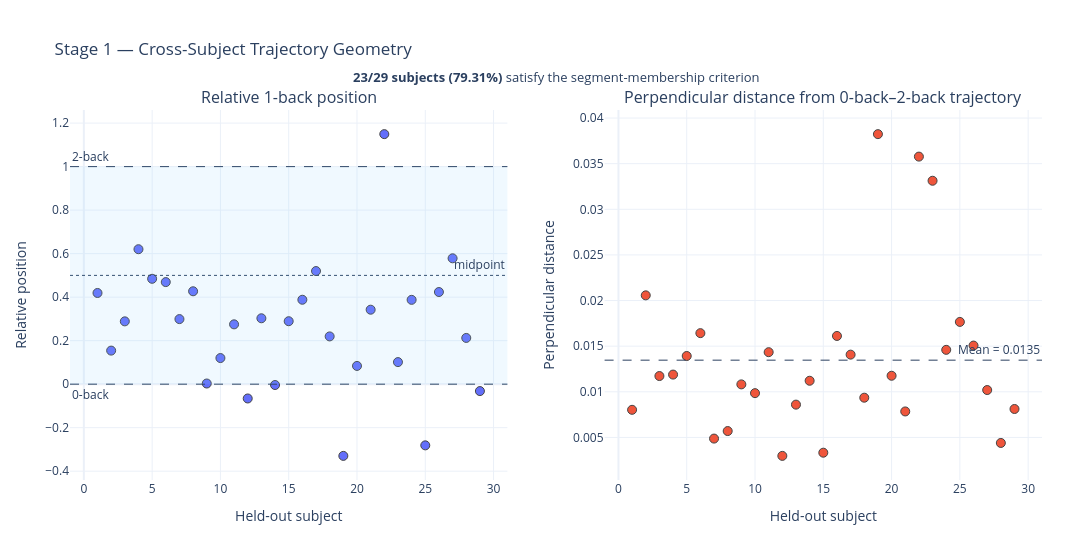

The code cell stored with this chart in its notebook:
### Code cell
# ============================================================
# STAGE 1 — PRIMARY TRAJECTORY GEOMETRY FIGURE
# Relative 1-back position + perpendicular distance
# ============================================================
from plotly.subplots import make_subplots

df = stage1_df.copy().sort_values("subject")

# ------------------------------------------------------------
# Primary criterion
# ------------------------------------------------------------

df["between_label"] = np.where(
    df["oneback_between"],
    "Between 0-back and 2-back",
    "Outside 0-back–2-back segment"
)

n_between = int(df["oneback_between"].sum())
n_total = len(df)
between_pct = 100 * n_between / n_total


# ============================================================
# FIGURE
# ============================================================

fig = make_subplots(
    rows=1,
    cols=2,
    subplot_titles=(
        "Relative 1-back position",
        "Perpendicular distance from 0-back–2-back trajectory"
    ),
    horizontal_spacing=0.10
)


# ============================================================
# PANEL A — RELATIVE POSITION
# ============================================================

fig.add_trace(
    go.Scatter(
        x=df["subject"],
        y=df["relative_1back_position"],
        mode="markers",
        marker=dict(
            size=9,
            line=dict(width=1)
        ),
        customdata=np.column_stack([
            df["oneback_between"],
            df["perpendicular_distance"],
            df["d01_d02"]
        ]),
        hovertemplate=(
            "<b>Subject %{x}</b><br>"
            "Relative position: %{y:.3f}<br>"
            "Between criterion: %{customdata[0]}<br>"
            "Perpendicular distance: %{customdata[1]:.4f}<br>"
            "d01/d02: %{customdata[2]:.3f}"
            "<extra></extra>"
        ),
        showlegend=False
    ),
    row=1,
    col=1
)

# Segment boundaries
fig.add_hline(
    y=0,
    line_dash="dash",
    line_width=1,
    annotation_text="0-back",
    annotation_position="bottom left",
    row=1,
    col=1
)

fig.add_hline(
    y=1,
    line_dash="dash",
    line_width=1,
    annotation_text="2-back",
    annotation_position="top left",
    row=1,
    col=1
)

# Midpoint reference
fig.add_hline(
    y=0.5,
    line_dash="dot",
    line_width=1,
    annotation_text="midpoint",
    annotation_position="top right",
    row=1,
    col=1
)

# Between-region shading
fig.add_hrect(
    y0=0,
    y1=1,
    fillcolor="LightSkyBlue",
    opacity=0.12,
    line_width=0,
    row=1,
    col=1
)


# ============================================================
# PANEL B — PERPENDICULAR DISTANCE
# ============================================================

fig.add_trace(
    go.Scatter(
        x=df["subject"],
        y=df["perpendicular_distance"],
        mode="markers",
        marker=dict(
            size=9,
            line=dict(width=1)
        ),
        customdata=np.column_stack([
            df["relative_1back_position"],
            df["oneback_between"]
        ]),
        hovertemplate=(
            "<b>Subject %{x}</b><br>"
            "Perpendicular distance: %{y:.4f}<br>"
            "Relative position: %{customdata[0]:.3f}<br>"
            "Between criterion: %{customdata[1]}"
            "<extra></extra>"
        ),
        showlegend=False
    ),
    row=1,
    col=2
)

# Mean reference
mean_perpendicular = df["perpendicular_distance"].mean()

fig.add_hline(
    y=mean_perpendicular,
    line_dash="dash",
    line_width=1,
    annotation_text=f"Mean = {mean_perpendicular:.4f}",
    annotation_position="top right",
    row=1,
    col=2
)


# ============================================================
# AXES
# ============================================================

fig.update_xaxes(
    title_text="Held-out subject",
    tickmode="linear",
    dtick=5,
    row=1,
    col=1
)

fig.update_xaxes(
    title_text="Held-out subject",
    tickmode="linear",
    dtick=5,
    row=1,
    col=2
)

fig.update_yaxes(
    title_text="Relative position",
    row=1,
    col=1
)

fig.update_yaxes(
    title_text="Perpendicular distance",
    row=1,
    col=2
)


# ============================================================
# ANNOTATION
# ============================================================

fig.add_annotation(
    x=0.5,
    y=1.12,
    xref="paper",
    yref="paper",
    text=(
        f"<b>{n_between}/{n_total} subjects ({between_pct:.2f}%)</b> "
        "satisfy the segment-membership criterion"
    ),
    showarrow=False,
    font=dict(size=13)
)


# ============================================================
# LAYOUT
# ============================================================

fig.update_layout(
    title="Stage 1 — Cross-Subject Trajectory Geometry",
    template="plotly_white",
    height=550,
    width=1250,
    margin=dict(t=110, l=70, r=50, b=70)
)

fig.show()


# ============================================================
# SAVE HIGH-QUALITY VECTOR FIGURE
# ============================================================

FIG_STAGE1_GEOMETRY = os.path.join(
    STAGE1_RESULTS_ROOT,
    "stage1_trajectory_geometry.pdf"
)

fig.write_image(
    FIG_STAGE1_GEOMETRY,
    format="pdf",
    width=1400,
    height=800,
    scale=2
)

print(f"Saved vector figure: {FIG_STAGE1_GEOMETRY}")

### Figure 1 — Plotly figure (JSON) as saved in the notebook; plotly's stock layout.template omitted (floating-point values rounded to 4 significant figures)
{"data": [{"customdata": [[1.0, 0.008025, 0.5592], [1.0, 0.02057, 0.279], [1.0, 0.01173, 0.392], [1.0, 0.01189, 0.645], [1.0, 0.01392, 0.5372], [1.0, 0.01643, 0.5439], [1.0, 0.004872, 0.3282], [1.0, 0.005698, 0.445], [1.0, 0.01081, 0.1678], [1.0, 0.009851, 0.1857], [1.0, 0.01434, 0.4022], [0.0, 0.002978, 0.1382], [1.0, 0.008593, 0.5227], [0.0, 0.01121, 0.5047], [1.0, 0.003326, 0.2992], [1.0, 0.01612, 0.4286], [1.0, 0.01407, 0.5363], [1.0, 0.009353, 0.2607], [0.0, 0.03824, 0.9559], [1.0, 0.01176, 0.4784], [1.0, 0.007846, 0.4587], [0.0, 0.03577, 1.326], [1.0, 0.03313, 1.115], [1.0, 0.0146, 0.4837], [0.0, 0.01766, 0.3536], [1.0, 0.01507, 0.4835], [1.0, 0.01019, 0.5924], [1.0, 0.004394, 0.2219], [0.0, 0.008115, 0.1923]], "hovertemplate": "<b>Subject %{x}</b><br>Relative position: %{y:.3f}<br>Between criterion: %{customdata[0]}<br>Perpendicular distance: %{customdata[1]:.4f}<br>d01/d02: %{customdata[2]:.3f}<extra></extra>", "marker": {"line": {"width": 1}, "size": 9}, "mode": "markers", "showlegend": false, "type": "scatter", "x": [1, 2, 3, 4, 5, 6, 7, 8, 9, 10, 11, 12, 13, 14, 15, 16, 17, 18, 19, 20, 21, 22, 23, 24, 25, 26, 27, 28, 29], "xaxis": "x", "y": [0.4191, 0.1542, 0.2887, 0.6204, 0.4843, 0.4691, 0.2991, 0.427, 0.002998, 0.12, 0.2749, -0.06581, 0.3028, -0.003911, 0.2894, 0.388, 0.5199, 0.2195, -0.3297, 0.08379, 0.3423, 1.149, 0.1014, 0.3875, -0.2813, 0.4235, 0.5785, 0.2125, -0.03176], "yaxis": "y"}, {"customdata": [[0.4191, 1.0], [0.1542, 1.0], [0.2887, 1.0], [0.6204, 1.0], [0.4843, 1.0], [0.4691, 1.0], [0.2991, 1.0], [0.427, 1.0], [0.002998, 1.0], [0.12, 1.0], [0.2749, 1.0], [-0.06581, 0.0], [0.3028, 1.0], [-0.003911, 0.0], [0.2894, 1.0], [0.388, 1.0], [0.5199, 1.0], [0.2195, 1.0], [-0.3297, 0.0], [0.08379, 1.0], [0.3423, 1.0], [1.149, 0.0], [0.1014, 1.0], [0.3875, 1.0], [-0.2813, 0.0], [0.4235, 1.0], [0.5785, 1.0], [0.2125, 1.0], [-0.03176, 0.0]], "hovertemplate": "<b>Subject %{x}</b><br>Perpendicular distance: %{y:.4f}<br>Relative position: %{customdata[0]:.3f}<br>Between criterion: %{customdata[1]}<extra></extra>", "marker": {"line": {"width": 1}, "size": 9}, "mode": "markers", "showlegend": false, "type": "scatter", "x": [1, 2, 3, 4, 5, 6, 7, 8, 9, 10, 11, 12, 13, 14, 15, 16, 17, 18, 19, 20, 21, 22, 23, 24, 25, 26, 27, 28, 29], "xaxis": "x2", "y": [0.008025, 0.02057, 0.01173, 0.01189, 0.01392, 0.01643, 0.004872, 0.005698, 0.01081, 0.009851, 0.01434, 0.002978, 0.008593, 0.01121, 0.003326, 0.01612, 0.01407, 0.009353, 0.03824, 0.01176, 0.007846, 0.03577, 0.03313, 0.0146, 0.01766, 0.01507, 0.01019, 0.004394, 0.008115], "yaxis": "y2"}], "layout": {"annotations": [{"font": {"size": 16}, "showarrow": false, "text": "Relative 1-back position", "x": 0.225, "xanchor": "center", "xref": "paper", "y": 1, "yanchor": "bottom", "yref": "paper"}, {"font": {"size": 16}, "showarrow": false, "text": "Perpendicular distance from 0-back–2-back trajectory", "x": 0.775, "xanchor": "center", "xref": "paper", "y": 1, "yanchor": "bottom", "yref": "paper"}, {"showarrow": false, "text": "0-back", "x": 0, "xanchor": "left", "xref": "x domain", "y": 0, "yanchor": "top", "yref": "y"}, {"showarrow": false, "text": "2-back", "x": 0, "xanchor": "left", "xref": "x domain", "y": 1, "yanchor": "bottom", "yref": "y"}, {"showarrow": false, "text": "midpoint", "x": 1, "xanchor": "right", "xref": "x domain", "y": 0.5, "yanchor": "bottom", "yref": "y"}, {"showarrow": false, "text": "Mean = 0.0135", "x": 1, "xanchor": "right", "xref": "x2 domain", "y": 0.01347, "yanchor": "bottom", "yref": "y2"}, {"font": {"size": 13}, "showarrow": false, "text": "<b>23/29 subjects (79.31%)</b> satisfy the segment-membership criterion", "x": 0.5, "xref": "paper", "y": 1.12, "yref": "paper"}], "height": 550, "margin": {"b": 70, "l": 70, "r": 50, "t": 110}, "shapes": [{"line": {"dash": "dash", "width": 1}, "type": "line", "x0": 0, "x1": 1, "xref": "x domain", "y0": 0, "y1": 0, "yref": "y"}, {"line": {"dash": "dash", "width": 1}, "type": "line", "x0": 0, "x1": 1, "xref": "x domain", "y0": 1, "y1": 1, "yref": "y"}, {"line": {"dash": "dot", "width": 1}, "type": "line", "x0": 0, "x1": 1, "xref": "x domain", "y0": 0.5, "y1": 0.5, "yref": "y"}, {"fillcolor": "LightSkyBlue", "line": {"width": 0}, "opacity": 0.12, "type": "rect", "x0": 0, "x1": 1, "xref": "x domain", "y0": 0, "y1": 1, "yref": "y"}, {"line": {"dash": "dash", "width": 1}, "type": "line", "x0": 0, "x1": 1, "xref": "x2 domain", "y0": 0.01347, "y1": 0.01347, "yref": "y2"}], "title": {"text": "Stage 1 — Cross-Subject Trajectory Geometry"}, "width": 1250, "xaxis": {"anchor": "y", "domain": [0, 0.45], "dtick": 5, "tickmode": "linear", "title": {"text": "Held-out subject"}}, "xaxis2": {"anchor": "y2", "domain": [0.55, 1], "dtick": 5, "tickmode": "linear", "title": {"text": "Held-out subject"}}, "yaxis": {"anchor": "x", "domain": [0, 1], "title": {"text": "Relative position"}}, "yaxis2": {"anchor": "x2", "domain": [0, 1], "title": {"text": "Perpendicular distance"}}}}
